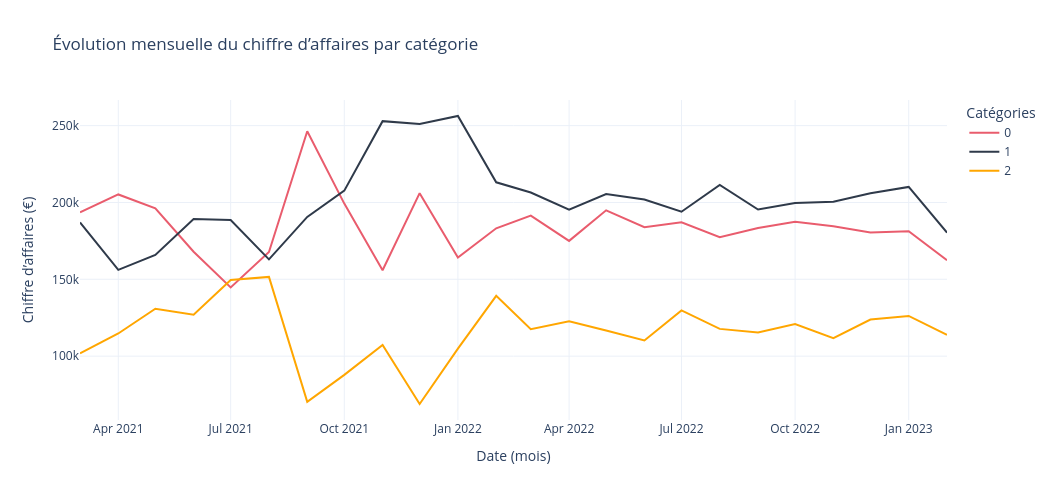

The notebook cell this image was saved under:
### Code cell
figure2 = px.line(
    df_lapage_mois, 
    x='date', 
    y='price', 
    color='categ',
    color_discrete_sequence=list(palette.values()),
    markers=False,
    title='Évolution mensuelle du chiffre d’affaires par catégorie',
    labels={
        'date': 'Date (mois)',
        'price': 'Chiffre d’affaires (€)',
        'categ': 'Catégories'
    }
)

figure2.update_layout(
    template='plotly_white',
    hovermode='x unified',
    width=1050,
    height=500
)

figure2.update_traces(
    hovertemplate='%{y:.0f}€'
    )


figure2.show()
